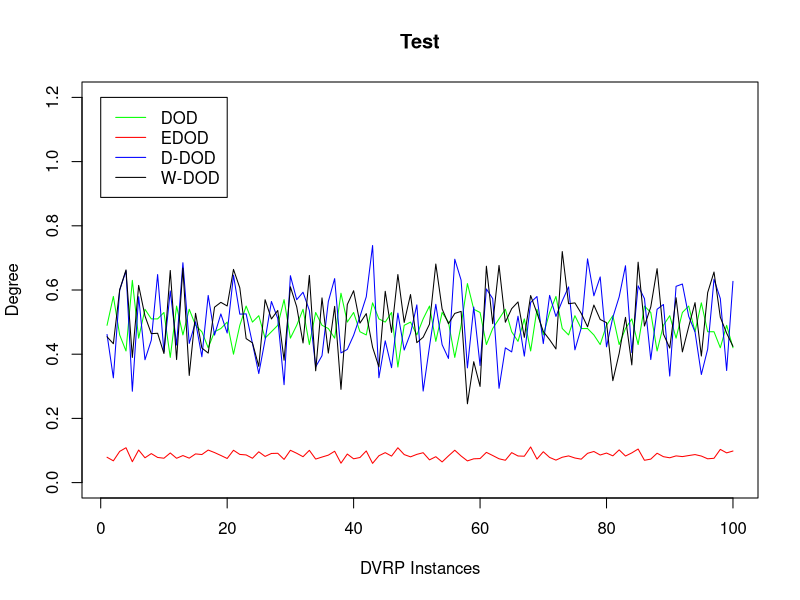

Generate this figure with R:
X <- c(1:100)
dodY <- c(0.49,0.58,0.46,0.41,0.63,0.45,0.54,0.51,0.51,0.53,0.39,0.55,0.46,0.54,0.49,0.47,0.42,0.47,0.48,0.5,0.4,0.49,0.55,0.5,0.52,0.45,0.47,0.49,0.57,0.45,0.49,0.54,0.43,0.53,0.49,0.48,0.45,0.59,0.5,0.53,0.47,0.46,0.56,0.51,0.5,0.53,0.36,0.49,0.5,0.46,0.51,0.55,0.44,0.53,0.5,0.39,0.49,0.62,0.54,0.53,0.43,0.48,0.51,0.54,0.47,0.44,0.51,0.41,0.54,0.46,0.53,0.58,0.48,0.46,0.52,0.48,0.48,0.46,0.43,0.49,0.52,0.43,0.48,0.51,0.43,0.55,0.53,0.41,0.49,0.52,0.45,0.53,0.55,0.47,0.56,0.47,0.47,0.42,0.49,0.42)
edodY <- c(0.07892,0.06778,0.09719000000000001,0.10859999999999997,0.06503,0.10148,0.07729,0.09036000000000001,0.07833,0.07592,0.09228,0.07573000000000002,0.08421999999999999,0.07617,0.08933999999999997,0.08742000000000003,0.10134999999999998,0.09356000000000002,0.08455,0.07512000000000002,0.10074999999999998,0.08778000000000002,0.08617999999999998,0.07583,0.09593,0.08159000000000001,0.09074,0.09131999999999998,0.07226999999999999,0.10065999999999999,0.09133999999999999,0.08066,0.10051000000000002,0.07328000000000003,0.07956999999999999,0.08552000000000001,0.09770000000000001,0.06045999999999998,0.08893000000000001,0.07412,0.07813999999999999,0.09863,0.05992,0.08366,0.09327000000000002,0.08253,0.10855000000000004,0.08725999999999998,0.08020000000000001,0.08795,0.09311999999999998,0.07082000000000002,0.08067,0.06435999999999999,0.08315,0.10082000000000002,0.08285000000000001,0.06756000000000001,0.07411,0.07486000000000001,0.09418999999999998,0.08437,0.07421,0.06952999999999998,0.09336000000000003,0.08289999999999996,0.08213999999999999,0.11098999999999998,0.07321000000000003,0.09613,0.07838999999999999,0.07003999999999999,0.07896,0.08314000000000002,0.07659000000000002,0.07298999999999999,0.09120000000000004,0.09689999999999996,0.08593,0.09201999999999998,0.08335,0.10193000000000002,0.08272,0.09255000000000001,0.10459,0.06952,0.07314000000000002,0.0915,0.08072999999999998,0.07728,0.08318999999999997,0.08098000000000001,0.08424,0.08726999999999999,0.08268000000000005,0.07413,0.07572000000000001,0.10344000000000003,0.09258,0.09837999999999997)
dedodY <- c(0.46137124247540445,0.32625694843140135,0.599484729875288,0.6598199023540058,0.28452663393154753,0.5792321752912458,0.382688545612761,0.4435466778327466,0.6481423428789375,0.4069044717564929,0.5969401018436867,0.4284245437172847,0.6849456451204212,0.43351859769132106,0.500798238517955,0.39199129488574536,0.5830117724002616,0.4594966437868388,0.5254328924394128,0.46593709651135096,0.6461654726126635,0.5247693241447131,0.525649546249988,0.4335422953156142,0.33961860440236435,0.44475912391674516,0.5642529151476359,0.5113507512047624,0.3050622954712417,0.6445819660436581,0.5697879228706715,0.5930874901681026,0.5362775803216384,0.3605370935466928,0.3953185824643498,0.5639388035782342,0.6354930436089723,0.40402041866170707,0.41491978294207854,0.45882175378578255,0.5171443427457599,0.5788012930501245,0.7386179197869572,0.3266069086642957,0.4416123778501629,0.3579180593424934,0.5279240934126148,0.41293363081580875,0.46523508442354916,0.5536484694970001,0.2851298922995748,0.42383041132385196,0.5553657833755568,0.4295364248998745,0.38676985895309235,0.6958658493775821,0.6307718959460114,0.35732784778749965,0.5469038201145074,0.36457756924275814,0.6032629456140164,0.573208826582604,0.29372082968415686,0.4198524726007456,0.4071156160482736,0.5183365085405146,0.3939542044427067,0.5611282704512406,0.5797405224427161,0.4330491354220168,0.5831956349616165,0.5177111502627025,0.5660784584570757,0.6097719756444334,0.41349992045913436,0.48152343960727195,0.6970671196871594,0.5818716761807917,0.6407492104976588,0.422903856780724,0.5147888377950155,0.5786510806854387,0.6755776917312016,0.405145290925328,0.6130728741367727,0.5731935410641847,0.3833315302645102,0.5400057233512732,0.5548739188966962,0.3319279518506632,0.6113995290672505,0.6186350225026174,0.5180400818451862,0.46920704986911793,0.3367357345369461,0.41589916454434506,0.6335341674884944,0.5733279159723386,0.3491333905420613,0.6269689231649276)
wedodY <- c(0.4542610374265697,0.4326901917799119,0.6008242414176121,0.6625916949114353,0.3898797556198358,0.6143238017173912,0.5191505141699827,0.46404833836858006,0.46519090544722186,0.4021733733022155,0.6608591865886266,0.3833428133686847,0.6683048394461686,0.33375097017407696,0.5273982416457031,0.4192621799405171,0.4034535571217787,0.5465035255794481,0.5615621210861694,0.5503005907163534,0.6642140832788315,0.6067216389377208,0.44859320433130534,0.43537238832853026,0.36205872611610457,0.5697345367441887,0.5098388699718145,0.5362578792533056,0.3811974789915966,0.6098395383021985,0.5476647595234906,0.434975127371926,0.6454576333992095,0.3482700566780383,0.5754055451050181,0.4035025625053091,0.5489557672420317,0.2903839316940917,0.5546396027640643,0.5977472170871923,0.4967312116855763,0.5264105514361204,0.4216681102562796,0.3603472939021112,0.5959996533495103,0.46790112446396587,0.6481933672785123,0.4989525368248772,0.5858535629793711,0.43601300428550316,0.4527983806023232,0.49360423637697326,0.6808834167860537,0.5407063543902212,0.494981680914844,0.527081747779256,0.5333708051589223,0.245509057921272,0.3765556793104164,0.29959078747180107,0.6741486823554929,0.4950986075150391,0.6765395617327962,0.4995777001181216,0.5417923171864463,0.5628166859643718,0.45250186880956833,0.5828000503172933,0.5283115592929991,0.4706804290580533,0.4451584695252761,0.41631981718992284,0.7197373481411223,0.5572261743345902,0.5598299337761721,0.5272659091761353,0.4852991471551027,0.5530719509010186,0.5081467756426797,0.4982763832975561,0.31749908665574583,0.40243823273567636,0.5147809189698513,0.3665867002640617,0.6866352302334288,0.48771656700751276,0.5472503447759758,0.666523265028869,0.4628355158307346,0.419105931264443,0.5758995601228336,0.4071613038319257,0.4857642484847456,0.5605616524077001,0.39427270773617284,0.5919454642007804,0.6560434687928804,0.515085394105921,0.4654326053211789,0.42448576222104756)
plot(X, dodY, type="l", main="Test", ylim=c(0,1.2), col="green", xlab="DVRP Instances", ylab="Degree")
lines(X, edodY, col="red")
lines(X, dedodY, col="blue")
lines(X, wedodY, col="black")
legend(0,1.2,c("DOD", "EDOD", "D-DOD", "W-DOD"), col=c("green", "red", "blue", "black"), lty=1)